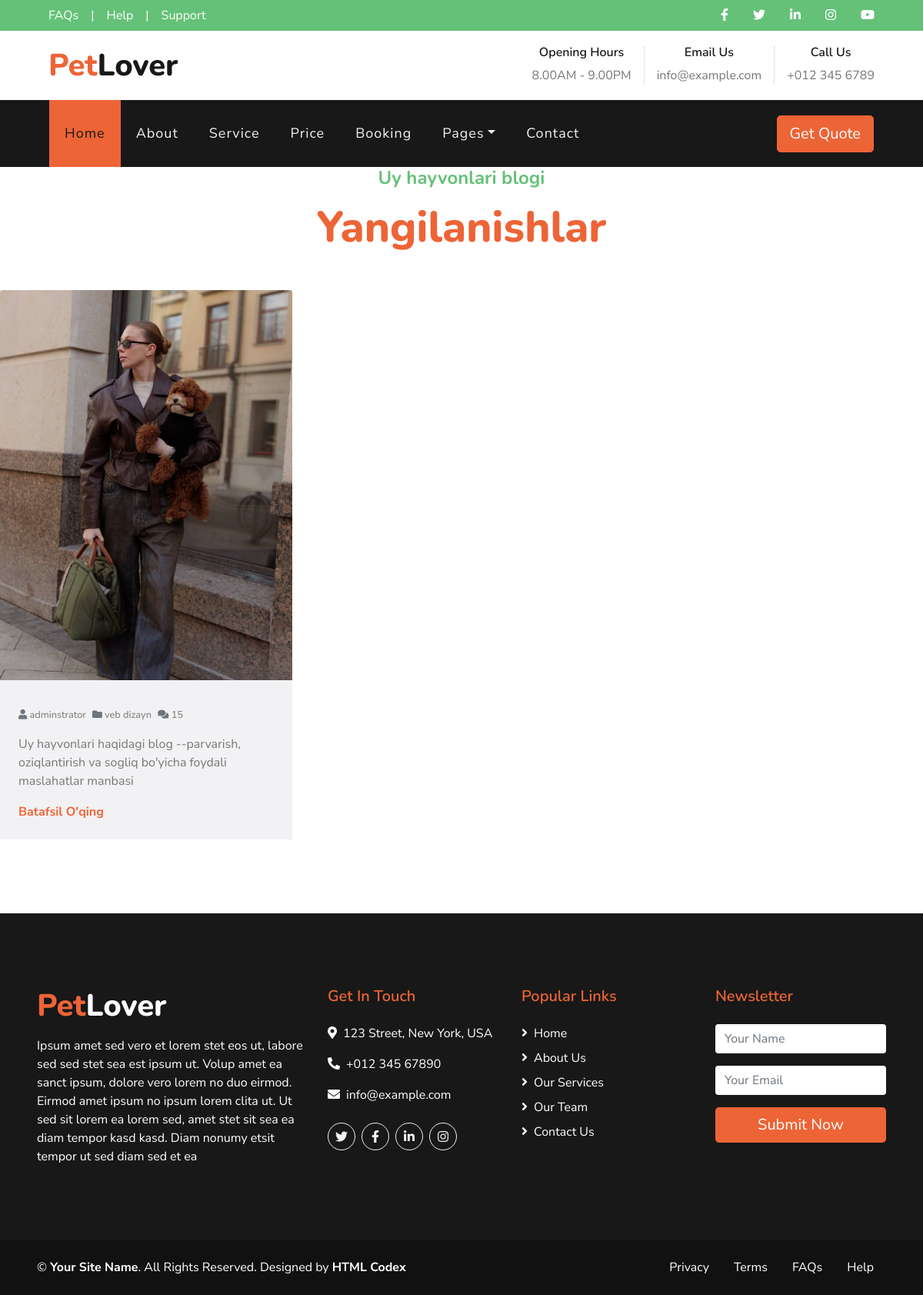
The page /blogdetail/1/ on the database its author committed.
### blog/models.py (models this page shows, shortened)
class Blog(models.Model):
    name = models.CharField(max_length=100)
    bio = models.TextField()
    img = models.ImageField(upload_to='blog/')

### blog/views.py (the view)
# urls.py: path('blogdetail/<int:id>/', blogdetail, name='blogdetail'),
def blogdetail(request, id):
    blog = Blog.objects.get(id=id)
    context = {
        'x': blog
    }
    return render(request, 'blogdetail.html', context=context)

### templates/blogdetail.html (shortened to what this page needs)
{% extends 'base.html' %}
{% load static %}
{% block content %}
<div class="d-flex flex-column text-center mb-5">
            <h4 class="text-secondary mb-3">Uy hayvonlari blogi</h4>
            <a href="{% url 'blogdetail' x.id %}"></a><h1 class="display-4 m-0"><span class="text-primary">{{x.name}}</span></h1>
        </div>
        <div class="row pb-3">
            <div class="col-lg-4 mb-4">
                <div class="card border-0 mb-2">
                    <img class="card-img-top" src="{{x.img.url}}" alt="">
                    <div class="card-body bg-light p-4">
                        <div class="d-flex mb-3">
                            <small class="mr-2"><i class="fa fa-user text-muted"></i> adminstrator</small>
                            <small class="mr-2"><i class="fa fa-folder text-muted"></i> veb dizayn</small>
                            <small class="mr-2"><i class="fa fa-comments text-muted"></i> 15</small>
                        </div>
                        <p>{{x.bio}}</p>
                        <a class="font-weight-bold" href="">Batafsil O'qing</a>
                    </div>
                </div>
            </div>
        </div>
{% endblock content %}

### rows shown on the page
Blog: name "Yangilanishlar", img (picture), bio "Uy hayvonlari haqidagi blog --parvarish, oziqlantirish va sogliq bo'yicha foydali maslahatlar manbasi"
